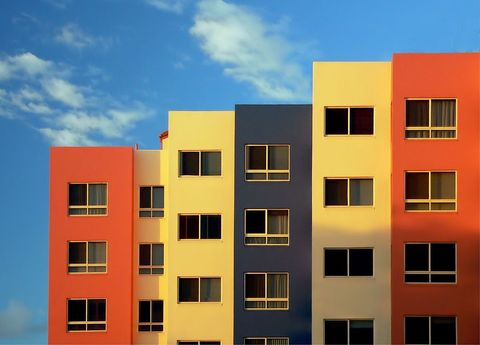
#> input picture lab1/images/ColorfulBuildingBlueSky.jpg, 480 x 345 px, found by its file name
$ jupyter execute Lab1_Var2.ipynb   (older library calls are emulated)
#> lines starting #> are read from the running program, lines starting #| are printed output that depends on the picture; after the words box and inside, x2 and y2 are one past the last pixel; in counts of white or black regions, pixels touching at a corner belong together
Laboratory Work 1: Image Preprocessing with OpenCV

(Variant 2)

Objective: the purpose of this laboratory work is to study the main image preprocessing techniques used in computer vision. Students will learn how to load, transform, analyze, and visualize images using OpenCV and Matplotlib, and understand how preprocessing affects pixel values and image structure.

# ============================================================
# Task 1. Environment setup and image import
# ============================================================

[cell 1]
#importing all neccessary libraries
import cv2
import numpy as np
import matplotlib.pyplot as plt
from google.colab import drive

[cell 2]
#importing an image that I chose. Why did I chose bright buildings in front of blue sky? Because it would beautifully demonstrate tasks in this lab work
# also if you ask, why are you trying to mount google drive, then the answer is because I am using google drive as repository. I chose this variant because I can sync it with my laptop and push it to github when and if needed

drive.mount('/content/drive')

#now I will read my image which I will derive from this said google drive

img_path = '/content/drive/MyDrive/CV-Spring-2026/lab1/images/ColorfulBuildingBlueSky.jpg'
image = cv2.imread(img_path)
#> image is the input picture: shape (345, 480, 3); mean B, G, R 105.6, 115.7, 127.2

#now I will check if image was loaded correctly, just in case
if image is None:
  raise ValueError('Unfortunately image was not found, check your path')

#now lets print the most basic information about the image:
print('Image shape:', image.shape)
#| Image shape: (345, 480, 3)
print('Num of channels:', image.shape[2])
#| Num of channels: 3
print('Data type:', image.dtype)
#| Data type: uint8

#and now lets display the image itself, so that you can see it too

plt.figure(figsize=(5, 5))
plt.imshow(cv2.cvtColor(image, cv2.COLOR_BGR2RGB))
plt.title('Original Image')
plt.axis('off')
plt.show()

I will explain what I did in the code cell above, so:

- image.shape will show us the height, width, number of channels of the image. I didn't know what is a 'channel', so here is the explanation from google. Image channels refer to the individual components of color in an image, where each channel is typically assigned a specific intensity value, such as red, green, or blue (RGB), contributing to the overall color representation in a 24-bit image.

- in my own words number of channels indicates that the image is a color image (3 channels)

- uint8 means pixel values are stored in the range [0, 255]

# ============================================================
# Task 2. Color space processing
# ============================================================

[cell 3]
#now I will convert image from BRG to RGB
image_rgb = cv2.cvtColor(image, cv2.COLOR_BGR2RGB)

#and now I will convert image from RGB to HSV
image_hsv = cv2.cvtColor(image_rgb, cv2.COLOR_RGB2HSV)
#> image_hsv: shape (345, 480, 3); mean H, S, V 57, 151.6, 166.2

#Visualize each HSV channel separately
h, s, v = cv2.split(image_hsv)

#lets now visualise HSV channels
plt.figure(figsize=(12, 4))

plt.subplot(1, 3, 1)
plt.imshow(h, cmap='gray')
plt.title('Hue (H)')
plt.axis('off')

plt.subplot(1, 3, 2)
plt.imshow(s, cmap='gray')
plt.title('Saturation (S)')
plt.axis('off')

plt.subplot(1, 3, 3)
plt.imshow(v, cmap='gray')
plt.title('Value (V)')
plt.axis('off')

plt.show()

I will now explain what I did in the code cell above:
- RGB is intuitively R-red, G-green, B-blue
- I didn't know what is HSV, so from what I understood: HSV separates color information (Hue) from intensity (Value), which makes it more useful for tasks like segmentation and illumination-invariant analysis. HSV stands for hue, saturation and value

# ============================================================
# Task 3. Image transformation
# ============================================================

[cell 4]
#resizing the image to 256x256
resized = cv2.resize(image_rgb, (256, 256)) #simple as that
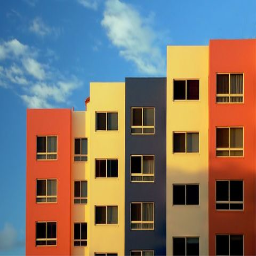
#> resized: shape (256, 256, 3); mean R, G, B 127.1, 115.6, 105.5

#rotation
(h_img, w_img) = resized.shape[:2] #getting the image dimesions
#> h_img = 256; w_img = 256
center = (w_img // 2, h_img // 2) #defining the center of the rotation, why? because we will rotate the image around the center
#> center = (128, 128)
rotation_matrix = cv2.getRotationMatrix2D(center, 45, 1.0) #here we are making 2x3 affine transformation matrix
rotated = cv2.warpAffine(resized, rotation_matrix, (w_img, h_img)) #and here we are applying rotation
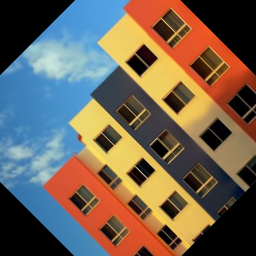
#> rotated: shape (256, 256, 3); mean R, G, B 111, 98.2, 84.7

#translation
translation_matrix = np.float32([[1, 0, 30], [0, 1, 50]]) #moving the image 30 pixels to the right, 50 pixels down
translated = cv2.warpAffine(resized, translation_matrix, (w_img, h_img)) #and here we are spplying that said translation
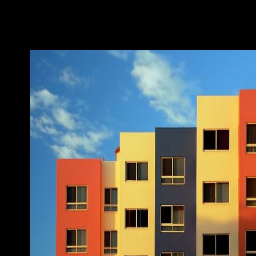
#> translated: shape (256, 256, 3); mean R, G, B 89.3, 90.9, 87.2

#now lets display results and see
plt.figure(figsize=(10, 8))

plt.subplot(2, 2, 1)
plt.imshow(image_rgb)
plt.title('Original')
plt.axis('off')

plt.subplot(2, 2, 2)
plt.imshow(resized)
plt.title('Resized (256x256)')
plt.axis('off')

plt.subplot(2, 2, 3)
plt.imshow(rotated)
plt.title('Rotated')
plt.axis('off')

plt.subplot(2, 2, 4)
plt.imshow(translated)
plt.title('Translated')
plt.axis('off')

plt.show()

Explanation of the code cell above:

-In this task I have applied transformation to the image. Resized it, rotated by 45 degrees around its center using this thing called affine transoformation. I applied translation, I didn't know what is translation, it is like dragging the image on the screen. I shifted the image horizontally and vertically without changing the shape

# ============================================================
# Task 4. Contrast enhancement and normalization
# ============================================================

[cell 5]
#we will convert to grayscale for histogram operations
gray = cv2.cvtColor(image, cv2.COLOR_BGR2GRAY)

#we will do equalization of the histogram
enhanced = cv2.equalizeHist(gray)
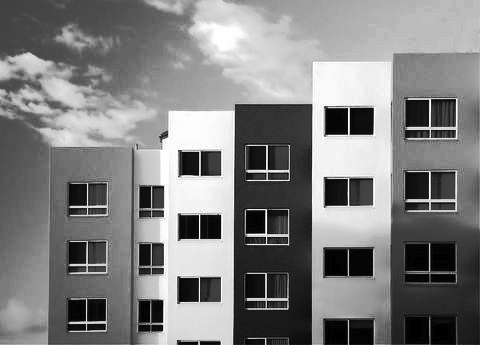
#> enhanced: shape (345, 480); min 0, max 255, mean 127.6

#and now we will normalize pixel value to range [0,1]
normalized = enhanced / 255.0

#and finally something visual, something that we can see: plotting the histogram
plt.figure(figsize=(10, 4))

plt.subplot(1, 2, 1)
plt.hist(gray.ravel(), bins=256)
plt.title('Histogram Before Enhancement')

plt.subplot(1, 2, 2)
plt.hist(enhanced.ravel(), bins=256)
plt.title('Histogram After Enhancement')

plt.show()
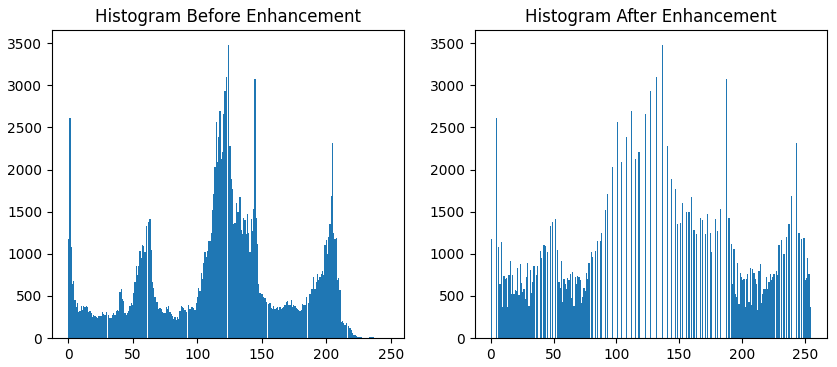
#> figure drawn by matplotlib, 2 panels; panel 1: tallest bar 3483 high, from x = 124 to 125; panel 2: tallest bar 3483 high, from x = 136.5 to 137.5

Explanation of the code cell above, it will be very detailed, because I wanted to understand deeply:

- So why do we convert to grayscale, in my code we are taking a color image (BRG) and we convert it into a single-channel image, which is 'grayscale'. So each pixel is becoming one number, not three. Why do we need it? Because histogram equalization works with 'intensity', not color. So grayscale is basically 'how bright is each pixel'

- I didn't know what is histogram in images, so here it is: We should understand 'Image' as 'matrix of numbers', so each pixel has a value from 0 to 255, where 0 is black and 255 is white. 'Histogram' is how often each brightness value appears. X-axis is the pixel intensity, Y-axis is number of pixels with that intensity

- The core idea of this task was the 'Histogram Equalization'. Here we are basically redistributing pixel intensities and spreading them more evenly across full range. Visually it is easier to understand, dark areas become darker and bright areas become brighter, contrast increases. So it is making existing differences more visible

- Here also is my first time using .ravel() function, what it does is it is converting 2d image into 1d array. For histogram we need only list of values, we dont need matrix, so that is why we use it. We normalized data to be suitable in [0,1] range, so in the future we can process it

# ============================================================
# Task 5. Noise filtering and edge detection
# ============================================================

[cell 6]
#first, lets apply Gaussian blur
blurred = cv2.GaussianBlur(gray, (5, 5), 0)
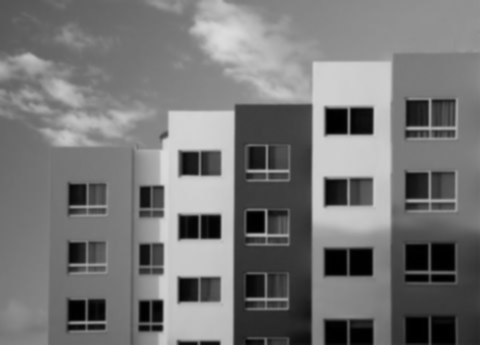
#> blurred: shape (345, 480); min 0, max 220, mean 117.9

#now, lets do edge detection
sobel_x = cv2.Sobel(blurred, cv2.CV_64F, 1, 0, ksize = 3)
sobel_y = cv2.Sobel(blurred, cv2.CV_64F, 0, 1, ksize = 3)
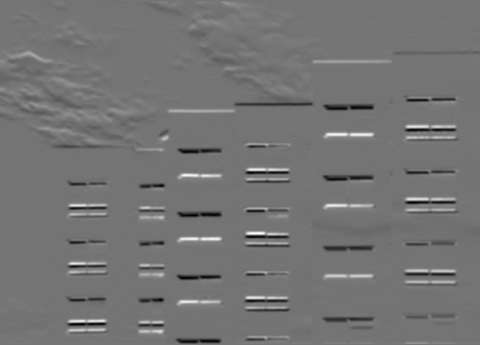
#> sobel_y: shape (345, 480) float64; min -414, max 490, mean -1.2; drawn with min black and max white
sobel = cv2.magnitude(sobel_x, sobel_y)

#canny edge detection
canny = cv2.Canny(blurred, 100, 200)
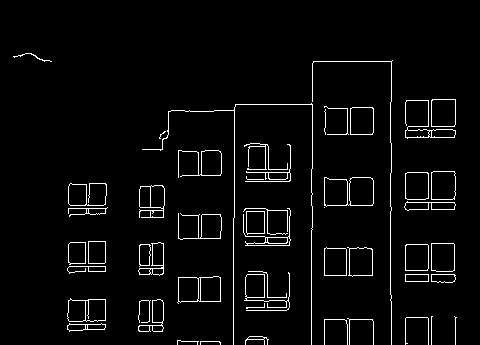
#> canny: shape (345, 480); 3.7% white in thin lines or dots, all inside (x1, y1, x2, y2) = (13, 53, 457, 345)

#lets display our results
plt.figure(figsize=(12, 4))


plt.subplot(1, 3, 1)
plt.imshow(blurred, cmap='gray')
plt.title('Blurred Image')
plt.axis('off')


plt.subplot(1, 3, 2)
plt.imshow(sobel, cmap='gray')
plt.title('Sobel Edges')
plt.axis('off')


plt.subplot(1, 3, 3)
plt.imshow(canny, cmap='gray')
plt.title('Canny Edges')
plt.axis('off')


plt.show()

- Gaussian blur is literally blurring, it kind of smoothes the image. It replaces each pixel with a weighted average of its neighbours, and also important fact that I found is that pixels close to the center have higher weight (it is called Gaussian distribution). In my code (5, 5) is Kernel size, bigger kernel - stronger blur, smaller kernel - weaker blur

- Second thing that we did was Sobel Edge Detection, first we computed horizontal edges, or in other words x-direction. This line of code computes how much pixel intensity changes from the left to the right, it detects 'vertical edges'

- Then we computed vertical edges, or y-direction, it computes how much pixel intensity changed from top to the bottom, also it detects 'horizontal edges'

- After finding out this x-direction and y-direction, we combine them both. Here the formula computes the gradient magnitude. $|G| = \sqrt{G_x^2 + G_y^2}$

- Why in the first place we blurred, and then found edges? Because noise in the image can look like fake edges. So blur makes edges smoother, more kind of continuous, more meaningful.

- Now lets talk about Canny edge detection. As far as I understood, Canny is not a filter, it is multistep algorithm. In my code 100 and 200 is lower threshold and upper threshold. It keeps only edges that are strong, so if it is higher that 200, then we keed it, if lower than 100, then we discard it, if there are some edges that are between 100 and 200: then we keep only that edges that are connected to strong ones. Summing up, Canny removes noise and keeps only meaningful edges

# ============================================================
# Task 6. Binary image and object extraction
# ============================================================

[cell 7]
#now we will convert the image to binary using thresholding. I will be using Otsu's method
_, binary = cv2.threshold(gray, 0, 255, cv2.THRESH_BINARY + cv2.THRESH_OTSU)
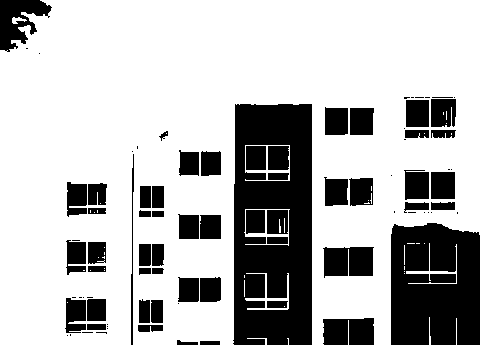
#> binary: shape (345, 480); 72.1% white; 88 black regions (33 under 20 px)

#now we will extract the contours of the object
contours, _ = cv2.findContours(binary, cv2.RETR_EXTERNAL, cv2.CHAIN_APPROX_SIMPLE)
#> contours = 20 contours, 14 with area under 20; largest, box (x1, y1, x2, y2) and area: (0, 0, 480, 345) 131807, (245, 145, 290, 181) 1372, (244, 209, 290, 246) 1340, (245, 273, 289, 310) 362, (406, 243, 457, 284) 100, (12, 17, 27, 24) 39

#and lets draw contours on the copy of the image
contour_image = image_rgb.copy()
cv2.drawContours(contour_image, contours, -1, (255, 0, 0), 2)
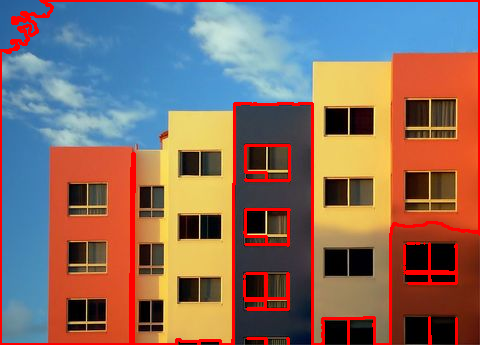
#> contour_image: shape (345, 480, 3); mean R, G, B 134.8, 109.4, 100.1

#displaying the binary image and contours
plt.figure(figsize=(10, 4))

plt.subplot(1, 2, 1)
plt.imshow(binary, cmap='gray')
plt.title('Binary Image')
plt.axis('off')

plt.subplot(1, 2, 2)
plt.imshow(contour_image)
plt.title('Contours')
plt.axis('off')

plt.show()

[cell 8]
#separate code cell for saving images

import os
save_dir = '/content/drive/MyDrive/CV-Spring-2026/lab1/images'

cv2.imwrite(os.path.join(save_dir, 'enhanced_image.jpg'), enhanced)
cv2.imwrite(os.path.join(save_dir, 'edges_canny.jpg'), canny)
cv2.imwrite(os.path.join(save_dir, 'binary_image.jpg'), binary)
#> Out = True
